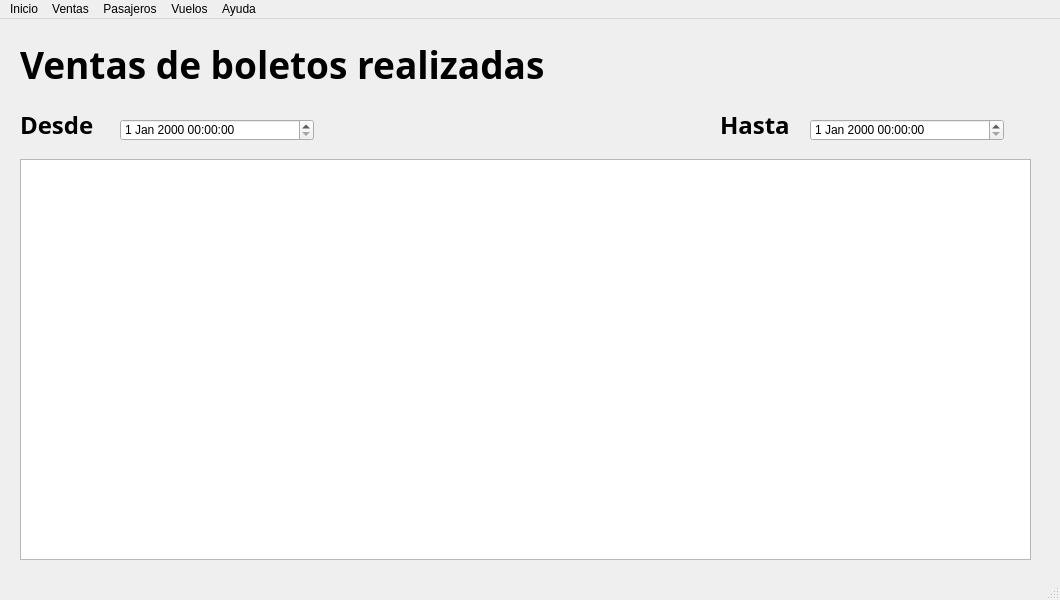
<?xml version="1.0" encoding="UTF-8"?>
<ui version="4.0">
 <class>ventaswindow</class>
 <widget class="QMainWindow" name="ventaswindow">
  <property name="geometry">
   <rect>
    <x>0</x>
    <y>0</y>
    <width>1060</width>
    <height>600</height>
   </rect>
  </property>
  <property name="windowTitle">
   <string>MainWindow</string>
  </property>
  <widget class="QWidget" name="centralwidget">
   <widget class="QLabel" name="label">
    <property name="geometry">
     <rect>
      <x>20</x>
      <y>20</y>
      <width>581</width>
      <height>51</height>
     </rect>
    </property>
    <property name="font">
     <font>
      <family>Source Sans Pro</family>
      <pointsize>28</pointsize>
      <weight>75</weight>
      <bold>true</bold>
     </font>
    </property>
    <property name="text">
     <string>Ventas de boletos realizadas</string>
    </property>
   </widget>
   <widget class="QLabel" name="label_6">
    <property name="geometry">
     <rect>
      <x>20</x>
      <y>90</y>
      <width>121</width>
      <height>31</height>
     </rect>
    </property>
    <property name="font">
     <font>
      <family>Source Sans Pro</family>
      <pointsize>18</pointsize>
      <weight>75</weight>
      <bold>true</bold>
     </font>
    </property>
    <property name="text">
     <string>Desde</string>
    </property>
   </widget>
   <widget class="QLabel" name="label_7">
    <property name="geometry">
     <rect>
      <x>720</x>
      <y>90</y>
      <width>121</width>
      <height>31</height>
     </rect>
    </property>
    <property name="font">
     <font>
      <family>Source Sans Pro</family>
      <pointsize>18</pointsize>
      <weight>75</weight>
      <bold>true</bold>
     </font>
    </property>
    <property name="text">
     <string>Hasta</string>
    </property>
   </widget>
   <widget class="QDateTimeEdit" name="dateTimeEdit">
    <property name="geometry">
     <rect>
      <x>120</x>
      <y>100</y>
      <width>194</width>
      <height>22</height>
     </rect>
    </property>
   </widget>
   <widget class="QDateTimeEdit" name="dateTimeEdit_2">
    <property name="geometry">
     <rect>
      <x>810</x>
      <y>100</y>
      <width>194</width>
      <height>22</height>
     </rect>
    </property>
   </widget>
   <widget class="QTableView" name="tableView">
    <property name="geometry">
     <rect>
      <x>20</x>
      <y>140</y>
      <width>1011</width>
      <height>401</height>
     </rect>
    </property>
   </widget>
  </widget>
  <widget class="QMenuBar" name="menubar">
   <property name="geometry">
    <rect>
     <x>0</x>
     <y>0</y>
     <width>1060</width>
     <height>26</height>
    </rect>
   </property>
   <widget class="QMenu" name="menuInicio">
    <property name="title">
     <string>Inicio</string>
    </property>
    <addaction name="actionIr"/>
   </widget>
   <widget class="QMenu" name="menuVentas">
    <property name="title">
     <string>Ventas</string>
    </property>
    <addaction name="actionIr_2"/>
   </widget>
   <widget class="QMenu" name="menuPasajeros">
    <property name="title">
     <string>Pasajeros</string>
    </property>
    <addaction name="actionIr_3"/>
   </widget>
   <widget class="QMenu" name="menuVuelos">
    <property name="title">
     <string>Vuelos</string>
    </property>
    <addaction name="actionIr_4"/>
   </widget>
   <widget class="QMenu" name="menuAyuda">
    <property name="title">
     <string>Ayuda</string>
    </property>
    <addaction name="actionIr_5"/>
   </widget>
   <addaction name="menuInicio"/>
   <addaction name="menuVentas"/>
   <addaction name="menuPasajeros"/>
   <addaction name="menuVuelos"/>
   <addaction name="menuAyuda"/>
  </widget>
  <widget class="QStatusBar" name="statusbar"/>
  <action name="actionIr">
   <property name="text">
    <string>Ir</string>
   </property>
  </action>
  <action name="actionIr_2">
   <property name="text">
    <string>Ir</string>
   </property>
  </action>
  <action name="actionIr_3">
   <property name="text">
    <string>Ir</string>
   </property>
  </action>
  <action name="actionIr_4">
   <property name="text">
    <string>Ir</string>
   </property>
  </action>
  <action name="actionIr_5">
   <property name="text">
    <string>Ir</string>
   </property>
  </action>
 </widget>
 <resources/>
 <connections/>
</ui>
